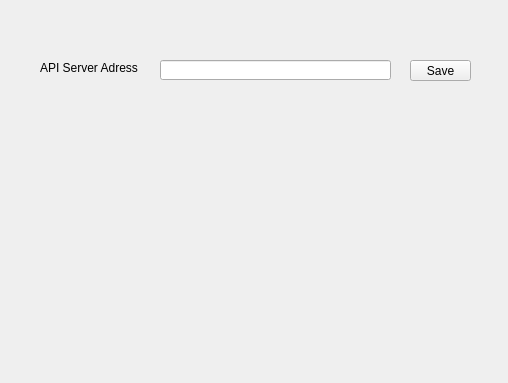
<?xml version="1.0" encoding="UTF-8"?>
<ui version="4.0">
 <class>SettingsWindow</class>
 <widget class="QWidget" name="SettingsWindow">
  <property name="geometry">
   <rect>
    <x>0</x>
    <y>0</y>
    <width>508</width>
    <height>383</height>
   </rect>
  </property>
  <property name="windowTitle">
   <string>Form</string>
  </property>
  <widget class="QLineEdit" name="apiServerLineEdit">
   <property name="geometry">
    <rect>
     <x>160</x>
     <y>60</y>
     <width>231</width>
     <height>20</height>
    </rect>
   </property>
  </widget>
  <widget class="QPushButton" name="saveButton">
   <property name="geometry">
    <rect>
     <x>410</x>
     <y>60</y>
     <width>61</width>
     <height>21</height>
    </rect>
   </property>
   <property name="text">
    <string>Save</string>
   </property>
  </widget>
  <widget class="QLabel" name="label">
   <property name="geometry">
    <rect>
     <x>40</x>
     <y>60</y>
     <width>121</width>
     <height>16</height>
    </rect>
   </property>
   <property name="text">
    <string>API Server Adress</string>
   </property>
  </widget>
 </widget>
 <resources/>
 <connections/>
</ui>
